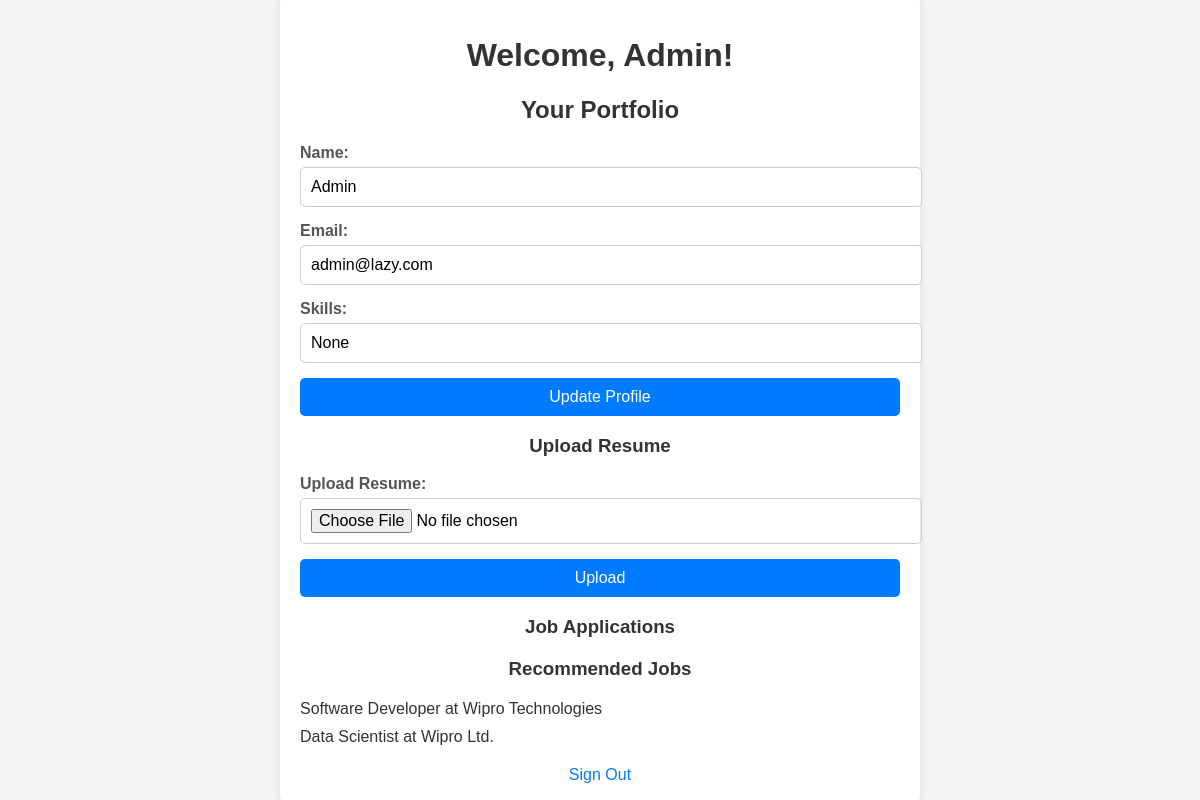
/user/user_dashboard (signed in), run on the app's committed database.
### tables this page shows
CREATE TABLE users (
                id INTEGER PRIMARY KEY AUTOINCREMENT,
                username TEXT UNIQUE NOT NULL,
                password TEXT NOT NULL,
                name TEXT NOT NULL,
                email TEXT NOT NULL,
                skills Text,
                is_admin INTEGER DEFAULT 0
            );

### user.py (the view)
@user_blueprint.route('/user_dashboard')
def user_dashboard():
    if 'username' not in session:
        return redirect(url_for('auth.sign_in'))
    username = session['username']
    user_info = get_user_info(username)
    job_applications = get_job_applications(username)
    if user_info:
        recommended_jobs = generate_recommendations(user_info['skills'])  # AI recommendations
    else:
        recommended_jobs = []
    return render_template('user_dashboard.html', username=username, user_info=user_info, job_applications=job_applications, recommended_jobs=recommended_jobs)

### ai_module.py (called while the page is built)
def generate_recommendations(skills):
    return [
        {'position': 'Software Developer', 'company': 'Wipro Technologies'},
        {'position': 'Data Scientist', 'company': 'Wipro Ltd.'}
    ]

### create_db.py (called while the page is built)
def get_db():
    conn = sqlite3.connect(DATABASE)
    conn.row_factory = sqlite3.Row
    return conn

### user.py (called while the page is built)
def get_user_info(username):
    db = get_db()
    user_info = db.execute('SELECT name, email, skills FROM users WHERE username = ?', (username,)).fetchone()
    return dict(user_info)

def get_job_applications(username):
    db = get_db()
    job_applications = db.execute('''
        SELECT ja.position, ja.company
        FROM job_applications ja
        JOIN user_applications ua ON ja.id = ua.job_id
        JOIN users u ON ua.user_id = u.id
        WHERE u.username = ?
    ''', (username,)).fetchall()
    return job_applications

### templates/user_dashboard.html (shortened to what this page needs)
<!DOCTYPE html>
<html lang="en">
<head>
<link rel="stylesheet" href="{{ url_for('static', filename='user_dashboard.css') }}">
</head>
<body>
<div class="dashboard-container">
<h1>Welcome, {{ user_info.get('name', '') }}!</h1>
<h2>Your Portfolio</h2>
<form method="POST" action="{{ url_for('user.update_profile') }}">
<label for="name">Name:</label>
<input type="text" id="name" name="name" value="{{ user_info.get('name', '') }}" required>
<label for="email">Email:</label>
<input type="email" id="email" name="email" value="{{ user_info.get('email', '') }}" required>
<label for="skills">Skills:</label>
<input type="text" id="skills" name="skills" value="{{ user_info.get('skills', '') }}" required>
<button type="submit">Update Profile</button>
</form>
<h3>Upload Resume</h3>
<form method="POST" action="{{ url_for('user.upload_resume') }}" enctype="multipart/form-data">
<label for="resume">Upload Resume:</label>
<input type="file" id="resume" name="resume" accept=".pdf, .doc, .docx, .pages, .txt, .rtf" required>
<button type="submit">Upload</button>
</form>
<h3>Job Applications</h3>
<h3>Recommended Jobs</h3>
<ul>
           {% for job in recommended_jobs %}
<li>{{ job.position }} at {{ job.company }}</li>
           {% endfor %}
</ul>
<a href="{{ url_for('auth.sign_out') }}" class="sign-out-link">Sign Out</a>
</div>
</body>
</html>

### static/user_dashboard.css (style rules this page uses)
body { font-family: Arial, sans-serif; background-color: #f4f4f4; margin: 0; padding: 0; display: flex; justify-content: center; align-items: center; height: 100vh; }
.dashboard-container { width: 100%; max-width: 600px; padding: 20px; background-color: #fff; border-radius: 8px; box-shadow: 0 0 10px rgba(0, 0, 0, 0.1); }
h1, h2, h3 { color: #333; text-align: center; }
label { display: block; font-weight: bold; margin-bottom: 5px; color: #555; }
input[type="text"], input[type="email"], input[type="file"] { width: 100%; padding: 10px; margin-bottom: 15px; border: 1px solid #ccc; border-radius: 5px; font-size: 1em; }
button { width: 100%; padding: 10px; background-color: #007BFF; border: none; border-radius: 5px; color: white; font-size: 1em; cursor: pointer; }
ul { list-style: none; padding: 0; margin: 20px 0; }
ul li { margin-bottom: 10px; color: #333; }
.sign-out-link { display: block; text-align: center; margin-top: 20px; color: #007BFF; text-decoration: none; }

### data on the page
users: get "Admin", name "Admin", email "admin@lazy.com"

### other printed values
{{ job.position }} "Software Developer" "Data Scientist"
{{ job.company }} "Wipro Technologies" "Wipro Ltd."
